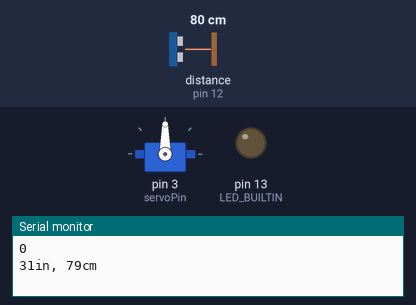
Recording of a sketch running on a simulated Arduino Uno, built with avr-gcc and run on an emulated ATmega328P. Parts: servo, output pins drawn as LEDs (lit = HIGH), the last lines printed to the serial monitor. Wiring (inferred from the names in the program): ultrasonic range finder: trigger pin 9; echo pin 12. The inputs (shaded band) are chosen by the test bench; at power-on: distance to the obstacle (sensor on pin 12) 80 cm. The echo pulse lasts 58.3 µs per cm; pins used as bus, display or sensor lines are not drawn.

Above: at 2.0 s.
2.1 s: distance to the obstacle (sensor on pin 12) set to 34 cm
3.8 s: distance to the obstacle (sensor on pin 12) set to 28 cm
At 6.2 s:
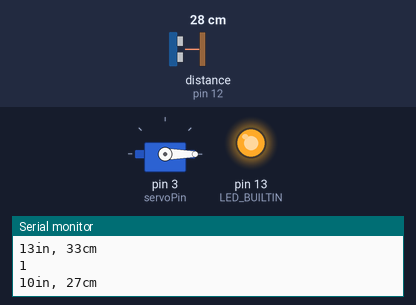
6.5 s: distance to the obstacle (sensor on pin 12) set to 35 cm
At 8.3 s:
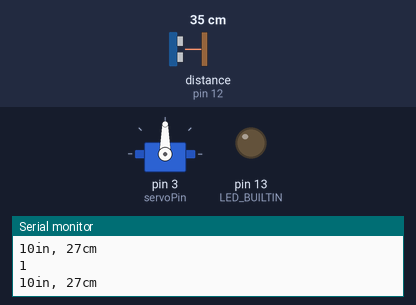
9.0 s: distance to the obstacle (sensor on pin 12) set to 2 cm
At 10.3 s:
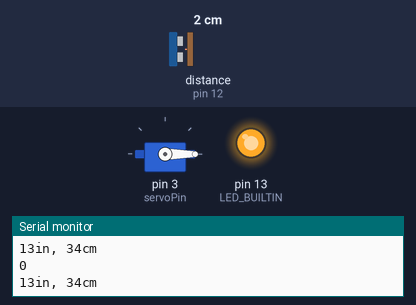
Timing chart, 0 to 12.0 s (numbered marks = the images above; inputs shaded):
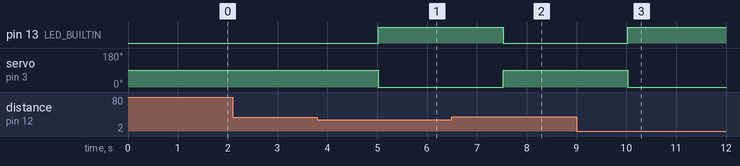

The sketch:

servo_ultrasonic.ino
```cpp
// Include the Servo library
#include <Servo.h>

// Declare the Servo pin
int servoPin = 3;

int trigPin = 9;    //Trigger
int echoPin = 12;    //Echo
//int ledoff = 6;
long duration, cm, inches;

bool check;

// Create a servo object
Servo Servo1;

bool condition(long dis){
  if(dis < 30){
      digitalWrite(LED_BUILTIN, HIGH);   // turn the LED on (HIGH is the voltage level)

     // Make servo go to 0 degrees
     Servo1.write(0);
     delay(1000);
     return true;
  }
  else{
      digitalWrite(LED_BUILTIN, LOW);    // turn the LED off by making the voltage LOW

     // Make servo go to 90 degrees
     Servo1.write(90);
     delay(1000);
     return false;
  }
}

void setup() {
  // We need to attach the servo to the used pin number
  Servo1.attach(servoPin);

  pinMode(LED_BUILTIN, OUTPUT);

  //Serial Port begin
  Serial.begin (9600);

  //Define inputs and outputs
  pinMode(trigPin, OUTPUT);
  pinMode(echoPin, INPUT);
}

void loop(){


  // The sensor is triggered by a HIGH pulse of 10 or more microseconds.
  // Give a short LOW pulse beforehand to ensure a clean HIGH pulse:
  digitalWrite(trigPin, LOW);
  delayMicroseconds(5);
  digitalWrite(trigPin, HIGH);
  delayMicroseconds(10);
  digitalWrite(trigPin, LOW);

  // Read the signal from the sensor: a HIGH pulse whose
  // duration is the time (in microseconds) from the sending
  // of the ping to the reception of its echo off of an object.
  pinMode(echoPin, INPUT);
  duration = pulseIn(echoPin, HIGH);

  // convert the time into a distance
  cm = (duration/2) / 29.1;
  inches = (duration/2) / 74;

  check = condition(cm);
  Serial.println(check);

  Serial.print(inches);
  Serial.print("in, ");
  Serial.print(cm);
  Serial.print("cm");
  Serial.println();

  delay(250);

//   Make servo go to 180 degrees
//   Servo1.write(180);
//   delay(1000);
}
```

Measured:
- the behaviour switches between 31 and 30 cm on distance to the obstacle (sensor on pin 12) (found by bisection; images 0 and 1)
- after the input at 3.8 s, pin 13 (LED_BUILTIN): LOW → HIGH after 1.2 s; servo on pin 3 (servoPin): 90° → 0° after 1.2 s
- after the input at 6.5 s, pin 13 (LED_BUILTIN): HIGH → LOW after 1.0 s; servo on pin 3 (servoPin): 0° → 90° after 1.0 s
- after the input at 9.0 s, pin 13 (LED_BUILTIN): LOW → HIGH after 1.0 s; servo on pin 3 (servoPin): 90° → 0° after 1.0 s
